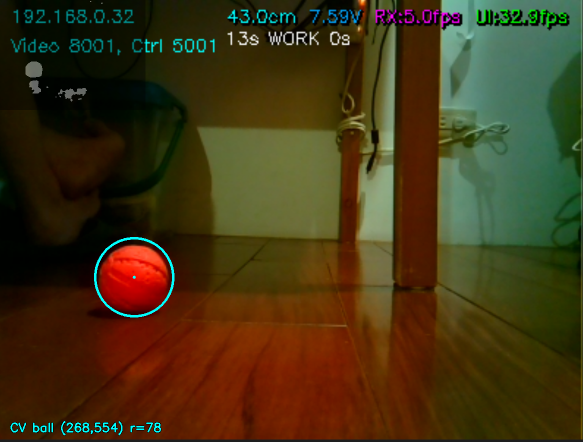
#> input picture TestImageBallFloor_cv_overlay.png, 1166 x 883 px (shown at 1/2 size); its folder holds only this picture in this run
$ python -i mtBallDetectCV.py   (imports and definitions only)   (older library calls are emulated)
#> lines starting #> are read from the running program, lines starting #| are printed output that depends on the picture; after the words box and inside, x2 and y2 are one past the last pixel; in counts of white or black regions, pixels touching at a corner belong together
#> further down, picture is the input picture: shape (883, 1166, 3); mean B, G, R 21.5, 52.7, 66.8
#!/usr/bin/env python3
# -*- coding: utf-8 -*-
"""===============================================================================
 Project : Freenove Robot Dog - Video Client
 File    : mtBallDetectCV.py
 Author  : MT & GitHub Copilot (GPT)

 Description:
     Basic CV-based (non-ML) red/orange ball detection.
     Designed as a reliable baseline and to provide a safe ROI for downstream logic.

 Version Control:
     - Tracked in this project's Git workspace.

 Revision History:
    v1.46 (2026-01-24): Remove ring-band threshold/overlay text from debug window.
    v1.45 (2026-01-24): Disable ring-density rejection gate.
    v1.44 (2026-01-24): Draw ring band for rank #1 on color overlay pane.
    v1.43 (2026-01-24): Show ring density in threshold line and candidate list.
    v1.42 (2026-01-24): Lowered minimum V-med to 100 and always show 3 ranked lines in debug list.
    v1.41 (2026-01-24): Use per-split area/circ in candidate debug list to avoid duplicate A/C for split blobs.
    v1.40 (2026-01-24): Show reject reason + Vmed N/A in candidate list.
    v1.40 (2026-01-24): Align overlay labels with ranked debug list.
    v1.39 (2026-01-24): Fill ranked contour masks from combined mask when fewer than 3.
     v1.38 (2026-01-24): Export top-3 ranked contour masks for CV histograms.
    v1.37 (2026-01-23): Prefer upper split using hue/sat/inner coverage heuristic.
    v1.36 (2026-01-23): Strengthen peanut split using local maxima + mask cut.
    v1.35 (2026-01-23): Add refined-candidate contour mask for debug + histogram.
     v1.34 (2026-01-23): Split peanut blobs into multiple candidates via distance peaks.
     v1.33 (2026-01-23): Show all contour candidates ranked by V-med in debug text.
     v1.32 (2026-01-23): Reformat CV debug metrics to prioritize Vmed.
     v1.31 (2026-01-22): Label top-3 rejects on color overlay pane.
     v1.30 (2026-01-22): Use masked V-median for candidate checks; draw rejected circles in debug overlay.
     v1.29 (2026-01-22): Log reject V-median + show top reject stats; relax loose circ/fill gating for reflection blobs.
     v1.28 (2026-01-21): Relaxed CV thresholds (a_min/V/S coverage & v-median) for warm/dim scenes to improve ball detection stability.
    v1.27 (2026-01-21): Log rectangular ROI stats (circ/fill/v_med) for the refine ROI in debug text and mtBallDetectCV.log.
     v1.26 (2026-01-21): Added candidate V-median floor (min_v_median_candidate=180) and ring-waive at high V (>=200) to suppress low-V ghost blobs and reduce false No Ball on bright balls.
     v1.25 (2026-01-21): Tightened loose circ/fill filters (0.45) and prefer strict-only candidates when available to avoid jumping to large ghost blobs.
     v1.24 (2026-01-21): Strengthen v_med priority in multi-candidate selection: prefer upper if v_med within 20 of lower; always pick highest v_med last; log cand_v_med list.
     v1.23 (2026-01-21): Fully disabled ring gate for non-strict blobs; rely on color/brightness only to eliminate "No Ball" in shadow/soft-focus.
     v1.22 (2026-01-21): Relaxed non-strict ring threshold (0.018→0.010) and added shape-based escape for zero-ring shadow blobs (circ>0.55, inner_cov>0.70, v_med>150).
     v1.21 (2026-01-21): Enlarged color overlay pane 2x in debug mosaic for readability.
     v1.20 (2026-01-21): Use median V in inner circle for scoring/selection and multi-candidate preference.
     v1.19 (2026-01-21): Tightened ring-waive to prevent refine-failed, ring-free ghost blobs.
     v1.18 (2026-01-21): Added solid-saturation coverage scoring/gating to reject low-sat ghost blobs.
     v1.17 (2026-01-21): Enforced V-coverage gating and stronger score bias to reject low-V reflections.
     v1.16 (2026-01-21): Reduced edge-ring gating when color coverage is strong; avoid radial gate on weak samples.
    v1.15 (2026-01-21): Relaxed radial gate when ring evidence/refine is strong to reduce flicker misses.
    v1.14 (2026-01-21): Removed mask closing to prevent ball/reflection blob merging.
    v1.13 (2026-01-21): Added V-coverage preference to reject dark reflection blobs.
    v1.12 (2026-01-21): Prefer upper contour when ball+reflection split into two blobs.
    v1.11 (2026-01-21): Relaxed radial gate to avoid rejecting reflection-shaped contours before refinement.
     v1.10 (2026-01-21): Added radial gate enable toggle support for UI-config control.
     v1.09 (2026-01-21): Reset CV log on detector init; reorder history newest-first.
     v1.08 (2026-01-21): Added per-run CV log with explicit Detected/No Ball markers and detailed metrics.
     v1.07 (2026-01-21): Enforced radial edge confidence filter with coverage/score stats; enlarged debug mosaic.
     v1.06 (2026-01-21): Added radial edge symmetry test + solid-saturation preference for upper circle.
     v1.05 (2026-01-20): Added HSV hue gating + hue coverage checks to reduce false positives on wood/refs.
     v1.04 (2026-01-20): Draw detected circle on combined-mask debug pane for easier alignment checks.
     v1.03 (2026-01-19): Prefer the upper circle when ball+reflection yields two circles (upper peak + upper Hough selection).
     v1.02 (2026-01-19): Reduced false positives using edge-ring + mask-coverage confidence checks; tightened distance-transform fallback.
     v1.01 (2026-01-19): Added rich debug outputs (thresholds, mask panes, contour stats).
     v1.00 (2026-01-19): Initial baseline CV detector (Lab a-channel + SV gating + refinement).
===============================================================================
"""

from __future__ import annotations

from dataclasses import dataclass
from datetime import datetime
import os
from typing import Optional, Tuple

import cv2
import numpy as np


@dataclass
class CVBall:
    x: float
    y: float
    r: float   # expected radius
    area: float
    circularity: float


class CVBallDetector:
    def __init__(self):
        # Thresholds tuned for orange/red ball on dark/reflective wood.
        self.a_percentile = 97.0
        self.a_min = 135
        self.s_min = 60
        self.v_min = 40

        # Hue gating (HSV): keep red/orange hues to reduce wood/skin false positives.
        # H ranges: red wraps (0..h_red_max) U (h_red_min2..179), orange (h_orange_min..h_orange_max)
        self.h_use = True
        self.h_red_max = 12
        self.h_red_min2 = 155
        self.h_orange_min = 6
        self.h_orange_max = 40

        # Candidate gating
        self.min_area = 500.0
        self.max_area_ratio = 0.15
        self.min_circularity = 0.48
        self.min_fill = 0.45
        self.min_radius = 10.0
        self.max_radius_ratio = 0.40

        # Confidence / anti-false-positive checks
        # - mask coverage: ensures the detected circle actually contains enough of the combined mask
        # - edge ring density: ensures there is a circular edge around the estimated radius
        self.inner_ratio = 0.5
        self.min_inner_mask_coverage = 0.35
        self.min_edge_ring_density = 0.012
        self.min_edge_ring_density_non_strict = 0.010
        self.min_hue_coverage = 0.18
        self.min_solid_sat_coverage = 0.22
        self.min_v_coverage = 0.28
        self.v_strong = 90
        self.min_v_median = 100     # highest priority for candidate selection
        self.min_v_median_candidate = 100
        self.v_med_ring_waive = 180
        self.min_radial_score = 0.55
        self.min_radial_coverage = 0.15
        self._radial_score_default = float(self.min_radial_score)
        self._radial_cov_default = float(self.min_radial_coverage)
        self.radial_gate_enabled = True

        # Debug data for UI
        self.last_debug: dict = {}
        self._refine_debug: dict = {}
        self.debug_top_n_rejects = 6
        self.log_enabled = True
        self.log_path = os.path.join(os.path.dirname(__file__), "mtBallDetectCV.log")
        self._run_id = 0
        self._reset_log()

    # [11 lines left out: function set_radial_gate_enabled, not called in this run]

    def _reset_log(self) -> None:
        try:
            with open(self.log_path, "w", encoding="utf-8") as f:
                f.write("")
        except Exception:
            return

    def _log_detection(self, status: str, reason: str, ball: Optional[CVBall]) -> None:
        if not bool(self.log_enabled):
            return
        try:
            self._run_id += 1
            ts = datetime.now().strftime("%Y-%m-%d %H:%M:%S.%f")[:-3]
            dbg = self.last_debug or {}
            thr = dbg.get("thresholds", {}) or {}
            counts = dbg.get("counts", {}) or {}
            best = dbg.get("best", {}) or {}
            fb = dbg.get("fallback", {}) or {}
            refine = dbg.get("refine", {}) or {}
            roi = dbg.get("roi_stats", {}) or {}
            parts = [
                f"[{ts}] run={self._run_id:06d} status={status}",
                f"reason={reason}",
                f"ball=({ball.x:.1f},{ball.y:.1f}) r={ball.r:.1f}" if ball is not None else "ball=None",
                (
                    "thr:"
                    f" a_min={thr.get('a_min')} a_thr={thr.get('a_thr')} a_p={thr.get('a_p'):.1f}"
                    f" s_min={thr.get('s_min')} v_min={thr.get('v_min')} v_med_min={thr.get('min_v_median')} h_use={thr.get('h_use')}"
                    f" h_red_max={thr.get('h_red_max')} h_red_min2={thr.get('h_red_min2')}"
                    f" h_orange={thr.get('h_orange_min')}-{thr.get('h_orange_max')}"
                ),
                f"counts: contours={counts.get('contours_total')} considered={counts.get('considered')} strict={counts.get('strict')}",
                f"cand_v_med={counts.get('cand_v_med', [])}" if counts.get('cand_v_med') else "",
                (
                    "best:"
                    f" score={best.get('score'):.1f} adj={best.get('score_adj', -1):.1f}"
                    f" area={best.get('area'):.1f} circ={best.get('circularity'):.3f} fill={best.get('fill'):.3f}"
                    f" inner_cov={best.get('inner_cov', -1):.2f} hue_cov={best.get('hue_cov', -1):.2f}"
                    f" v_med={best.get('v_med', -1):.0f} v_cov={best.get('v_cov', -1):.2f} sat_cov={best.get('sat_cov', -1):.2f} ring_den={best.get('ring_den', -1):.3f}"
                    f" radial={best.get('radial_score', -1):.2f} cov={best.get('radial_cov', -1):.2f}"
                ),
                (
                    "roi:"
                    f" circ={roi.get('circ', -1):.3f} fill={roi.get('fill', -1):.3f} v_med={roi.get('v_med', -1):.0f}"
                ) if roi else "",
                f"refine: attempted={int(bool(refine.get('attempted')))} ok={int(bool(refine.get('ok')))}",
                (
                    "fallback:"
                    f" method={fb.get('method', 'none')} accepted={fb.get('accepted', True)}"
                    f" center={fb.get('center', None)} r_est={fb.get('r_est', None)}"
                ),
            ]

            rej_lines = []
            for rj in (dbg.get("rejects", []) or [])[: int(self.debug_top_n_rejects)]:
                try:
                    area_rj = float(rj.get("area", 0.0) or 0.0)
                    why = str(rj.get("reason", ""))
                    circ_rj = rj.get("circ", None)
                    fill_rj = rj.get("fill", None)
                    rad_rj = rj.get("r", None)
                    rad_score = rj.get("radial_score", None)
                    rad_cov = rj.get("radial_cov", None)
                    v_med_rj = rj.get("v_med", None)
                    line = f"reject: {why} A{area_rj:.0f}"
                    if circ_rj is not None:
                        line += f" C{float(circ_rj):.3f}"
                    if fill_rj is not None:
                        line += f" F{float(fill_rj):.3f}"
                    if rad_rj is not None:
                        line += f" r{float(rad_rj):.1f}"
                    if v_med_rj is not None:
                        line += f" V{float(v_med_rj):.0f}"
                    if rad_score is not None:
                        line += f" rs{float(rad_score):.2f}"
                    if rad_cov is not None:
                        line += f" rc{float(rad_cov):.2f}"
                    rej_lines.append(line)
                except Exception:
                    continue

            with open(self.log_path, "a", encoding="utf-8") as f:
                f.write(" | ".join(parts) + "\n")
                if rej_lines:
                    for line in rej_lines:
                        f.write("  " + line + "\n")
        except Exception:
            return

    def analyze(self, frame_bgr: np.ndarray) -> Tuple[Optional[CVBall], Optional[np.ndarray]]:
        if frame_bgr is None or getattr(frame_bgr, "size", 0) == 0:
            return None, None

        h, w = frame_bgr.shape[:2]

        self._refine_debug = {}

        lab = cv2.cvtColor(frame_bgr, cv2.COLOR_BGR2LAB)
#> lab: shape (883, 1166, 3); mean of channels 0, 1, 2 60.8, 131.6, 149.3
        _, a, _ = cv2.split(lab)
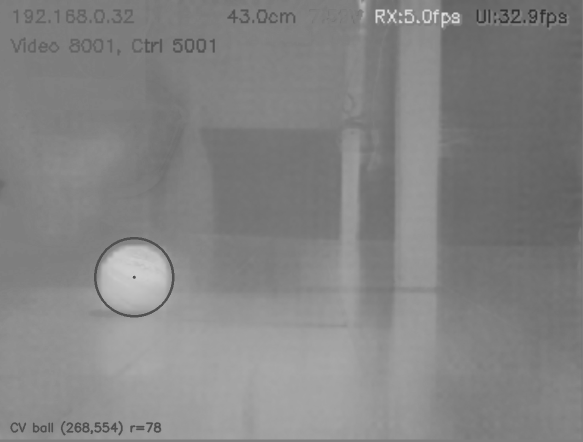
#> a: shape (883, 1166) (shown at 1/2 size); min 42, max 226, mean 131.6
        try:
            a_p = float(np.percentile(a, float(self.a_percentile)))
#> a_p = 165
        except Exception:
            a_p = 0.0
        a_thr = int(max(int(self.a_min), a_p))
#> a_thr = 165
        mask_lab = (a >= a_thr).astype(np.uint8) * 255
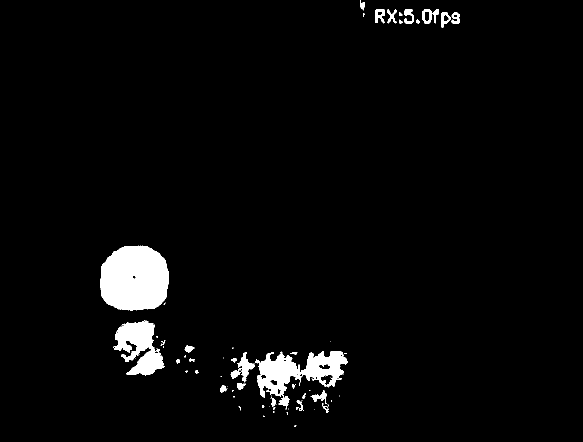
#> mask_lab: shape (883, 1166) (shown at 1/2 size); 3.3% white; 83 white regions (51 under 20 px), largest, box (x1, y1, x2, y2) and area: (201, 491, 338, 621) 14828, (509, 702, 696, 819) 8493, (227, 640, 330, 751) 6113

        hsv = cv2.cvtColor(frame_bgr, cv2.COLOR_BGR2HSV)
#> hsv: shape (883, 1166, 3); mean H, S, V 29.8, 213.7, 76.5
        h_ch = hsv[:, :, 0]
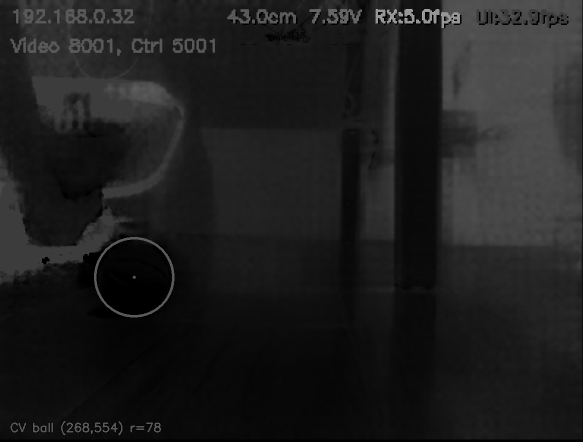
#> h_ch: shape (883, 1166) (shown at 1/2 size); min 0, max 179, mean 29.8
        s = hsv[:, :, 1]
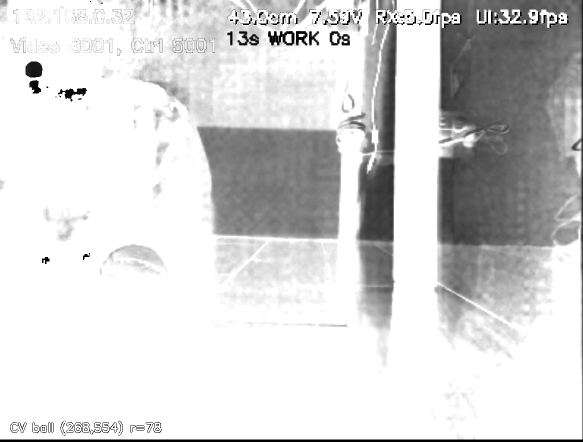
#> s: shape (883, 1166) (shown at 1/2 size); min 0, max 255, mean 213.7
        v = hsv[:, :, 2]
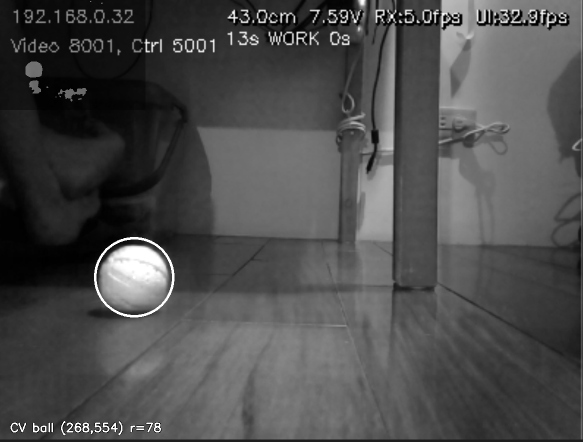
#> v: shape (883, 1166) (shown at 1/2 size); min 0, max 255, mean 76.5
        s_min = int(self.s_min)
        v_min = int(self.v_min)
        mask_sv = ((s >= s_min) & (v >= v_min)).astype(np.uint8) * 255
#> mask_sv: shape (883, 1166); 78.7% white; 179 black regions (67 under 20 px), largest, box (x1, y1, x2, y2) and area: (0, 0, 521, 634) 180502, (504, 0, 712, 92) 9015, (0, 0, 1166, 883) 5543

        # Hue gate (red/orange) - keeps only plausible ball colors
        if bool(self.h_use):
            h_red_max = int(self.h_red_max)
            h_red_min2 = int(self.h_red_min2)
            h_orange_min = int(self.h_orange_min)
            h_orange_max = int(self.h_orange_max)
            hue_red1 = (h_ch <= h_red_max)
#> hue_red1: shape (883, 1166) bool; 25.9% white; 291 white regions (187 under 20 px), largest, box (x1, y1, x2, y2) and area: (0, 0, 1166, 883) 213181, (790, 187, 873, 581) 23516, (193, 479, 344, 630) 17756
            hue_red2 = (h_ch >= h_red_min2)
#> hue_red2: shape (883, 1166) bool; 0.03% white in thin lines or dots, all inside (x1, y1, x2, y2) = (722, 18, 885, 56)
            hue_orange = (h_ch >= h_orange_min) & (h_ch <= h_orange_max)
#> hue_orange: shape (883, 1166) bool; 73.1% white; 129 black regions (75 under 20 px), largest, box (x1, y1, x2, y2) and area: (0, 0, 1166, 883) 147502, (20, 0, 371, 399) 51908, (0, 306, 354, 743) 47727
            mask_h = ((hue_red1 | hue_red2 | hue_orange) & (s >= s_min) & (v >= v_min)).astype(np.uint8) * 255
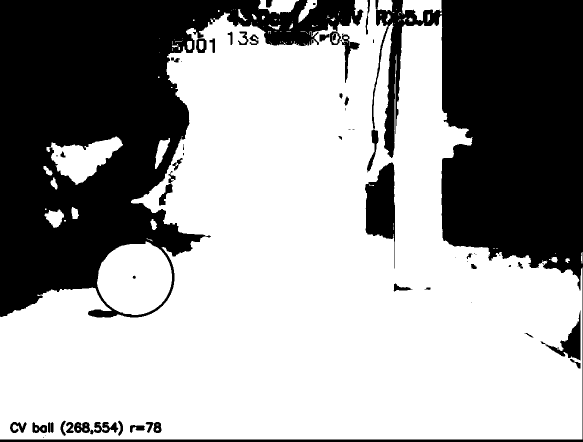
#> mask_h: shape (883, 1166) (shown at 1/2 size); 63% white; 67 black regions (21 under 20 px), largest, box (x1, y1, x2, y2) and area: (0, 0, 727, 635) 205482, (0, 0, 1166, 883) 157798, (730, 325, 790, 537) 7267
        else:
            mask_h = mask_sv.copy()

        mask = cv2.bitwise_and(mask_lab, mask_h)
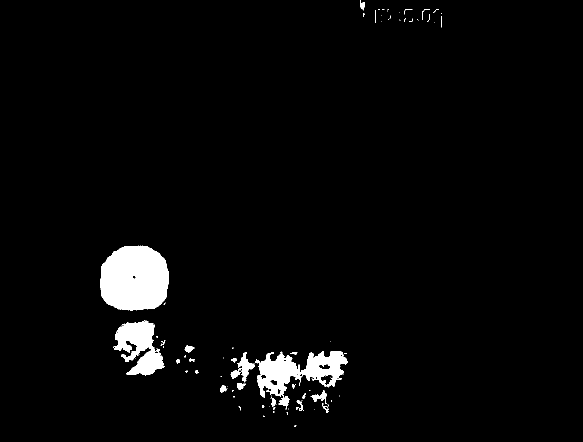
#> mask: shape (883, 1166) (shown at 1/2 size); 3.1% white; 95 white regions (69 under 20 px), largest, box (x1, y1, x2, y2) and area: (201, 491, 338, 621) 14828, (509, 702, 696, 819) 8493, (227, 640, 330, 751) 6113

        mask = cv2.medianBlur(mask, 5)
#> mask: shape (883, 1166); 3.1% white; 29 white regions (9 under 20 px), largest, box (x1, y1, x2, y2) and area: (201, 492, 338, 621) 14818, (512, 703, 695, 794) 8249, (229, 642, 327, 750) 6109
        k = cv2.getStructuringElement(cv2.MORPH_ELLIPSE, (9, 9))
        mask = cv2.morphologyEx(mask, cv2.MORPH_OPEN, k, iterations=1)
#> mask: shape (883, 1166); 2.9% white; 15 white regions
#> (the rest of the program and of its run is left out)
